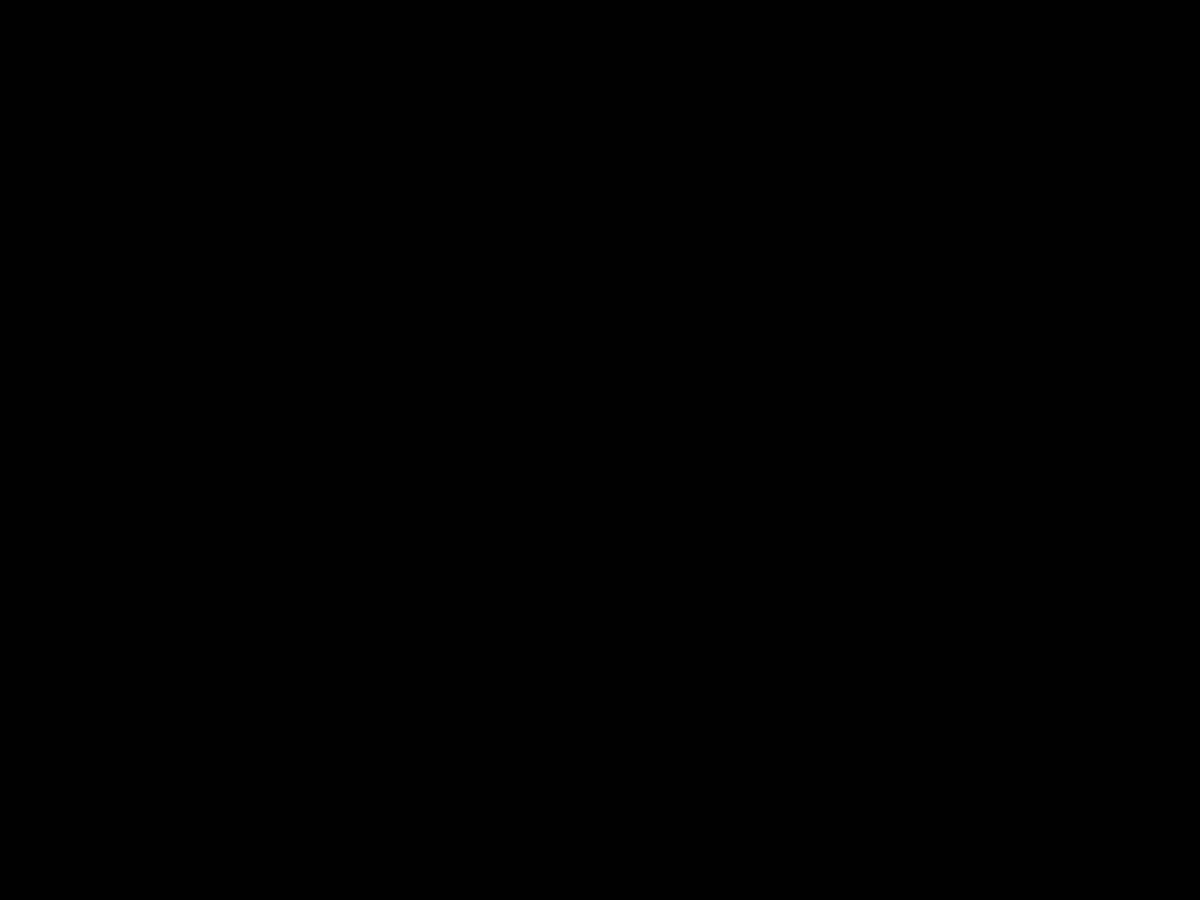
Frame 1 (no input)
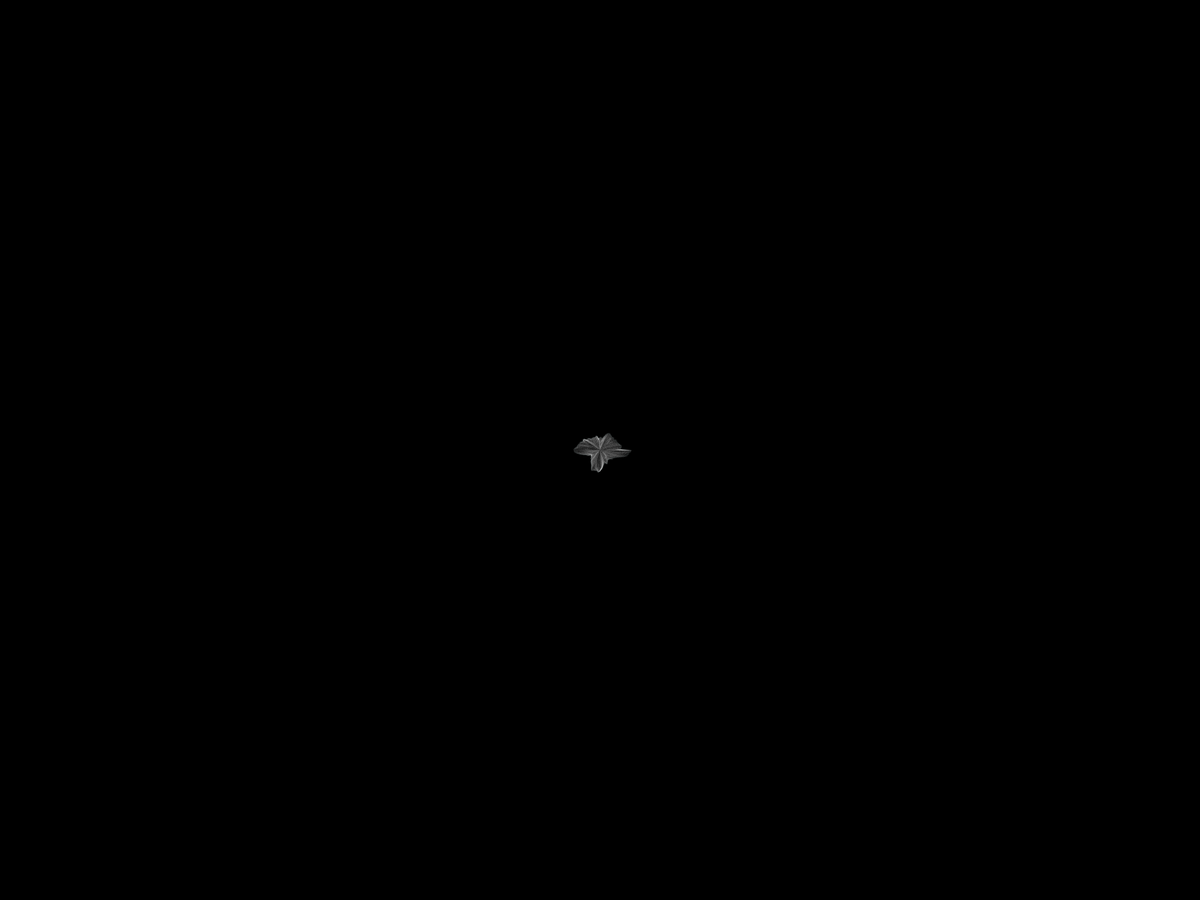
Frame 60 (the mouse pressed at the canvas centre just before this capture)
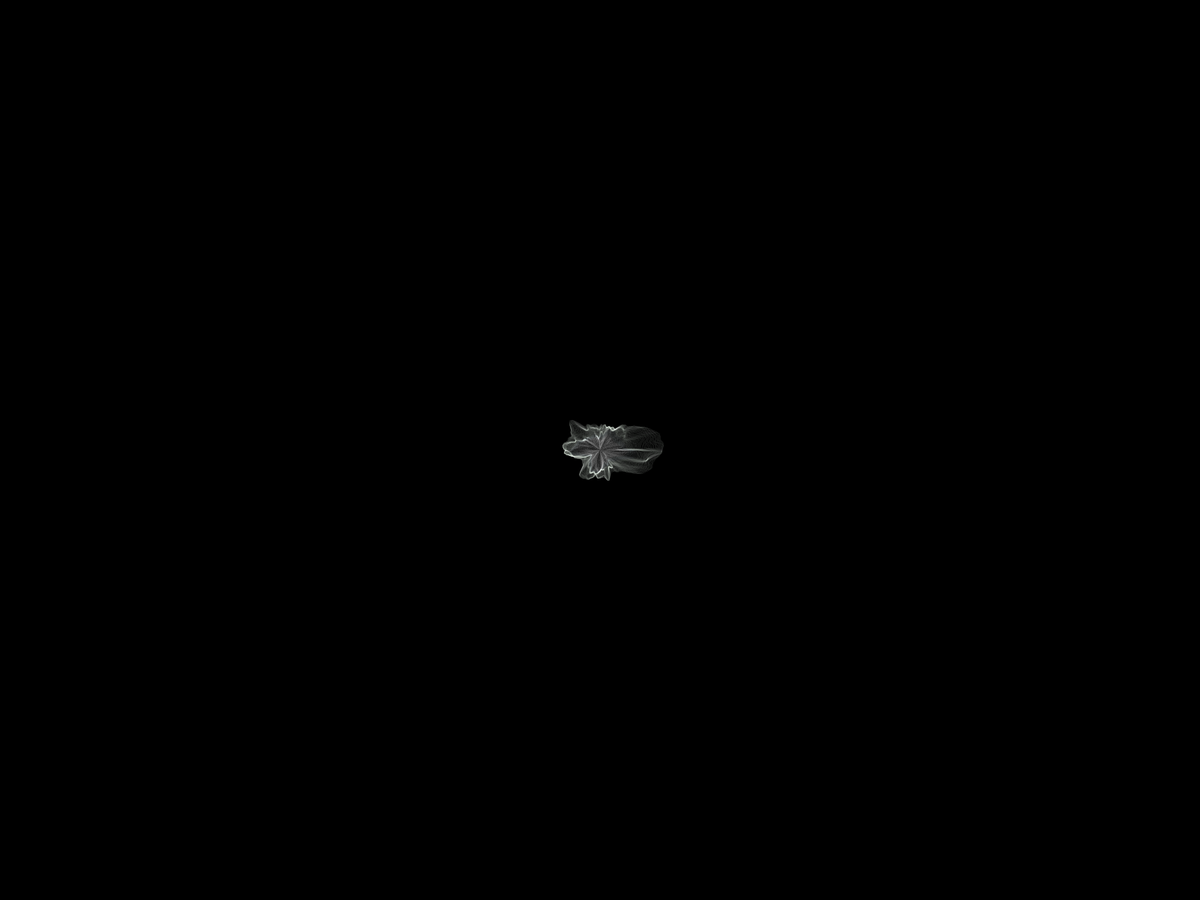
Frame 120 (the mouse held since frame 60 and released just before this capture)

The Processing sketch that drew these frames (run headless with seeded random() and noise(); from frame 60 on, the mouse is pressed at the canvas centre):

// Processing sketch: blob_lerpColor
// ── blob_lerpColor.pde
color colorA = color(255);//color(76, 161, 175);
color colorB = color(196, 229, 209);//color(196, 224, 229);
float x = 0;
void setup() {
  //size(500, 500);
  fullScreen();
  noFill();
  rectMode(CENTER);
  background(0);
}

void draw() {
  stroke(lerpColor(colorA, colorB, 0.002*x), 20);
  blob(width/2, height/2, x);
  x++;
  if (x > height) {
    x = 0;
  }
}

void blob(int x, int y, float radius) {
  //noFill();
  //stroke(255);
  int degrees = 360;
  float noiseFactor;
  float circX, circY;
  beginShape();
  for (int i = 0; i < degrees; i++) {
    noiseFactor = noise(i*0.02, float(frameCount)/150);
    circX = x + radius * cos(radians(i)) * noiseFactor;
    circY = y + radius * sin(radians(i)) * noiseFactor;
    curveVertex(circX, circY);
  }
  endShape(CLOSE);
}
